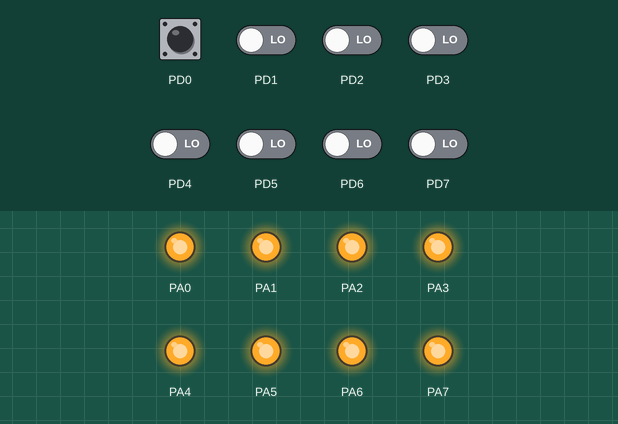
This program was run on a simulated ATmega32, built with avr-gcc and emulated at 8 MHz. Parts: output pins drawn as LEDs (lit = HIGH). Inputs (shaded band) come from the test bench; at power-on: PD0 HIGH, PD1–7 LOW.

Above: at 0.2 s.
Timing chart, 0 to 2.2 s (numbered marks = the images above):
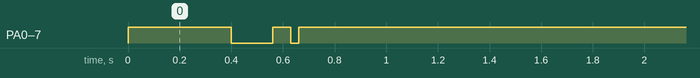

Measured:
- by itself, PA0–7: goes HIGH 0.40 s, LOW 0.16 s, HIGH 0.07 s, LOW 0.03 s, then HIGH

The program:

main.c
```c
#define F_CPU 8000000UL
#include <util/delay.h>
#include "BIT_MATH.h"
#include "STD_TYPES.h"
#include "DIO_Config.h"
#include "DIO_Private.h"
#include "DIO_Interface.h"

int main(void)
{
	DIO_voidSetPortDirection(PORTA_ID, ALL_PORT_OUTPUT);

	DIO_voidSetPinDirection(PORTD_ID, PIN0, PIN_INPUT);
	DIO_voidSetPinDirection(PORTD_ID, PIN1, PIN_INPUT);

	u16 blink_delay_ms = 1000;

	while (1)
	{
		u8 s0 = DIO_voidGetBitValue(PORTD_ID, PIN0);
		u8 s1 = DIO_voidGetBitValue(PORTD_ID, PIN1);

		if (blink_delay_ms == 0)
		{
			DIO_voidSetPortValue(PORTA_ID, ALL_PORT_HIGH);
			_delay_ms(10);

			if (s0 == 0 && s1 == 1) blink_delay_ms = 150;
		}
		else if (blink_delay_ms > 3000)
		{
			DIO_voidSetPortValue(PORTA_ID, ALL_PORT_LOW);
			_delay_ms(10);

			if (s0 == 1 && s1 == 0) blink_delay_ms = 3000;
		}
		else
		{
			DIO_voidSetPortValue(PORTA_ID, ALL_PORT_HIGH);
			for (u16 elapsed = 0; elapsed < blink_delay_ms; elapsed += 10)
			{
				_delay_ms(10);

				s0 = DIO_voidGetBitValue(PORTD_ID, PIN0);
				s1 = DIO_voidGetBitValue(PORTD_ID, PIN1);

				if (s0 == 1 && s1 == 0)
				{
					if (blink_delay_ms > 15) blink_delay_ms -= 15; // Speed up faster
					else { blink_delay_ms = 0; break; }
				}
				else if (s0 == 0 && s1 == 1)
				{
					if (blink_delay_ms < 3000) blink_delay_ms += 15; // Slow down faster
					else { blink_delay_ms = 3005; break; }
				}
			}

			DIO_voidSetPortValue(PORTA_ID, ALL_PORT_LOW);
			for (u16 elapsed = 0; elapsed < blink_delay_ms; elapsed += 10)
			{
				_delay_ms(10);

				s0 = DIO_voidGetBitValue(PORTD_ID, PIN0);
				s1 = DIO_voidGetBitValue(PORTD_ID, PIN1);

				if (s0 == 1 && s1 == 0)
				{
					if (blink_delay_ms > 15) blink_delay_ms -= 15; // Speed up faster
					else { blink_delay_ms = 0; break; }
				}
				else if (s0 == 0 && s1 == 1)
				{
					if (blink_delay_ms < 3000) blink_delay_ms += 15; // Slow down faster
					else { blink_delay_ms = 3005; break; }
				}
			}
		}
	}
}
```

BIT_MATH.h
```c
#ifndef _BIT_MATH_H_
#define _BIT_MATH_H_


#define SET_BIT(VAR,BITNO)  ( (VAR) |=  ( 1 <<(BITNO) ) )
#define CLR_BIT(VAR,BITNO)  ( (VAR) &= ~( 1 <<(BITNO) ) )
#define TOG_BIT(VAR,BITNO)  ( (VAR) ^=  (1 <<(BITNO)  ) )
#define GET_BIT(VAR,BITNO)  ( ( (VAR) >> BITNO) & 0x01  )


#define SET_PORT(VAR,PORT)  ( (VAR) |=  (PORT)  )


#endif
```

DIO_Config.h
```c
#ifndef _DIO_CONFIG_H_
#define _DIO_CONFIG_H_


#endif
```

DIO_Interface.h
```c
#ifndef	_DIO_INTERFACE_H_
#define	_DIO_INTERFACE_H_


#define PORTA_ID        (0x00)
#define PORTB_ID        (0x01)
#define PORTC_ID        (0x02)
#define PORTD_ID        (0x03)

/*
 * Pin ID Macros
 */
#define PIN0         (0x00)
#define PIN1         (0x01)
#define PIN2         (0x02)
#define PIN3         (0x03)
#define PIN4         (0x04)
#define PIN5         (0x05)
#define PIN6         (0x06)
#define PIN7         (0x07)


/*
 * Direction Macros
 */
#define PIN_OUTPUT         (0x01)
#define PIN_INPUT          (0x00)

#define PIN_HIGH           (0x01)
#define PIN_LOW            (0x00)

#define ALL_PORT_OUTPUT    (0XFF)
#define ALL_PORT_INPUT     (0x00)

#define ALL_PORT_HIGH      (0XFF)
#define ALL_PORT_LOW       (0x00)

/*Prototypes*/
void    DIO_voidSetPortDirection(u8 copy_u8PortID,u8 copy_u8PortDir );
void    DIO_voidSetPortValue(u8 copy_u8PortID,u8 copy_u8PortVal )    ;

void	DIO_voidSetPinDirection(u8 Copy_u8PortID,u8 Copy_u8PinID,u8 Copy_u8PinDir);
void    DIO_voidSetPinValue(u8 Copy_u8PortID,u8 Copy_u8PinID,u8 Copy_u8PinValue);


u8 DIO_voidGetBitValue(u8 copy_u8PortID , u8 copy_PinID );
//void    DIO_voidGetPinValue(u8 copy_u8PortID , u8 copy_PinID ,u8 *copy_u8PinVal );


void DIO_voidToggelPin(u8 copy_u8PortID,u8 copy_u8PinID) ;


#endif
```

DIO_Private.h
```c
#ifndef _DIO_PRIVATE_H_
#define _DIO_PRIVATE_H_


/*************** Group A Registers *************/

#define PORTA_REG	*((volatile u8*)0x3B)
#define DDRA_REG	*((volatile u8*)0x3A)
#define PINA_REG	*((volatile u8*)0x39)


/*************** Group B Registers *************/
#define PORTB_REG  *((volatile u8*)0x38)
#define DDRB_REG   *((volatile u8*)0x37)
#define PINB_REG   *((volatile u8*)0x36)


/*************** Group C Registers *************/
#define PORTC_REG  *((volatile u8*)0x35)
#define DDRC_REG   *((volatile u8*)0x34)
#define PINC_REG   *((volatile u8*)0x33)


/*************** Group D Registers ************/
#define PORTD_REG  *((volatile u8*)0x32)
#define DDRD_REG   *((volatile u8*)0x31)
#define PIND_REG   *((volatile u8*)0x30)


#endif
```

DIO_Program.c
```c
#include"STD_TYPES.h"
#include"BIT_MATH.h"
#include"DIO_Interface.h"
#include"DIO_Private.h"


/**/

void DIO_voidSetPortDirection(u8 copy_u8portID,u8 copy_u8PortDir )

{
	switch(copy_u8portID)
	{
	case PORTA_ID :   DDRA_REG= copy_u8PortDir ; break ;
	case PORTB_ID :   DDRB_REG= copy_u8PortDir ; break ;
	case PORTC_ID :   DDRC_REG= copy_u8PortDir ; break ;
	case PORTD_ID :   DDRD_REG= copy_u8PortDir ; break ;

	}
}


void DIO_voidSetPortValue(u8 copy_u8PortID,u8 copy_u8PortVal )

{

	switch(copy_u8PortID)
	{

	case PORTA_ID :   PORTA_REG= copy_u8PortVal ; break ;
	case PORTB_ID :   PORTD_REG= copy_u8PortVal ; break ;
	case PORTC_ID :   PORTC_REG= copy_u8PortVal ; break ;
	case PORTD_ID :   PORTD_REG= copy_u8PortVal ; break ;

	}
}


void	DIO_voidSetPinDirection(u8 Copy_u8PortID,u8 Copy_u8PinID,u8 Copy_u8PinDir)
{
	if(Copy_u8PinID>=PIN0&&Copy_u8PinID<=PIN7)
	{
		if(Copy_u8PinDir==PIN_OUTPUT)//Output
		{
			switch(Copy_u8PortID)
			{
			case PORTA_ID:    SET_BIT(DDRA_REG,Copy_u8PinID); break;
			case PORTB_ID:    SET_BIT(DDRB_REG,Copy_u8PinID); break;
			case PORTC_ID:    SET_BIT(DDRC_REG,Copy_u8PinID); break;
			case PORTD_ID:    SET_BIT(DDRD_REG,Copy_u8PinID); break;

			default:   break;

			}
		}
		else if(Copy_u8PinDir==PIN_INPUT)//Input
		{
			switch(Copy_u8PortID)
			{
			case PORTA_ID:   CLR_BIT(DDRA_REG,Copy_u8PinID); break;
			case PORTB_ID:   CLR_BIT(DDRB_REG,Copy_u8PinID); break;
			case PORTC_ID:   CLR_BIT(DDRC_REG,Copy_u8PinID); break;
			case PORTD_ID:   CLR_BIT(DDRD_REG,Copy_u8PinID); break;
			default:   break;
			}
		}
	}

}
void    DIO_voidSetPinValue(u8 Copy_u8PortID,u8 Copy_u8PinID,u8 Copy_u8PinValue)
{
	if(Copy_u8PinID>=PIN0&&Copy_u8PinID<=PIN7)
	{
		if(Copy_u8PinValue==PIN_HIGH)//High
		{

			switch(Copy_u8PortID)
			{
			case PORTA_ID :    SET_BIT(PORTA_REG,Copy_u8PinID); break;
			case PORTB_ID :    SET_BIT(PORTB_REG,Copy_u8PinID); break;
			case PORTC_ID :    SET_BIT(PORTC_REG,Copy_u8PinID); break;
			case PORTD_ID :    SET_BIT(PORTD_REG,Copy_u8PinID); break;

			}
		}
		else if(Copy_u8PinValue==PIN_LOW)//Low
		{
			switch(Copy_u8PortID)
			{
			case PORTA_ID : CLR_BIT(PORTA_REG,Copy_u8PinID); break ;
			case PORTB_ID : CLR_BIT(PORTB_REG,Copy_u8PinID); break ;
			case PORTC_ID : CLR_BIT(PORTC_REG,Copy_u8PinID) ;break ;
			case PORTD_ID : CLR_BIT(PORTD_REG,Copy_u8PinID) ;break ;

			}
		}
	}
}

u8 DIO_voidGetBitValue(u8 copy_u8PortID , u8 copy_PinID )
{

	u8 Local_PinVal ;

	switch(copy_u8PortID)
	{

	case PORTA_ID : Local_PinVal=GET_BIT(PINA_REG,copy_PinID)   ; break ;
	case PORTB_ID : Local_PinVal=GET_BIT(PINB_REG,copy_PinID)   ; break ;

	case PORTC_ID : Local_PinVal=GET_BIT(PINC_REG,copy_PinID)   ; break ;

	case PORTD_ID : Local_PinVal=GET_BIT(PIND_REG,copy_PinID)   ; break ;

	}

	return Local_PinVal ;

}

/*
void DIO_voidGetPinValue(u8 copy_u8PortID , u8 copy_PinID ,u8 *copy_u8PinVal )
{


	switch(copy_u8PortID)
	{

	case PORTA_ID : *copy_u8PinVal=GET_BIT(PINA_REG,copy_PinID)   ; break ;
	case PORTB_ID : *copy_u8PinVal=GET_BIT(PINB_REG,copy_PinID)   ; break ;

	case PORTC_ID : *copy_u8PinVal=GET_BIT(PINC_REG,copy_PinID)   ; break ;

	case PORTD_ID : *copy_u8PinVal=GET_BIT(PIND_REG,copy_PinID)   ; break ;

	}


}
 */

void DIO_voidToggelPin(u8 copy_u8PortID,u8 copy_u8PinID)
{

	switch (copy_u8PortID)
	{
	case PORTA_ID :  TOG_BIT(PORTA_REG,copy_u8PinID) ; break ;
	case PORTB_ID :  TOG_BIT(PORTB_REG,copy_u8PinID) ; break ;
	case PORTC_ID :  TOG_BIT(PORTC_REG,copy_u8PinID) ; break ;
	case PORTD_ID :  TOG_BIT(PORTD_REG,copy_u8PinID) ; break ;


	}
}
```

STD_TYPES.h
```c
#ifndef _STD_TYPES_H_
#define _STD_TYPES_H_


/*
 * unSigned Data Types
 */
typedef unsigned char           u8;
typedef unsigned short int      u16;
typedef unsigned long int       u32;
typedef unsigned long long int  u64;

/*
 * signed Data Types
 */
typedef signed char             s8;
typedef signed short int        s16;
typedef signed long int         s32;
typedef signed long long int    s64;

/*
 * Floating point Types
 */
typedef float                   f32;
typedef double                  f64;

/*
 * Address NULL
 */

#define NULL ( (void *) 0x00)

#endif /* _STD_TYPES_H */
```
